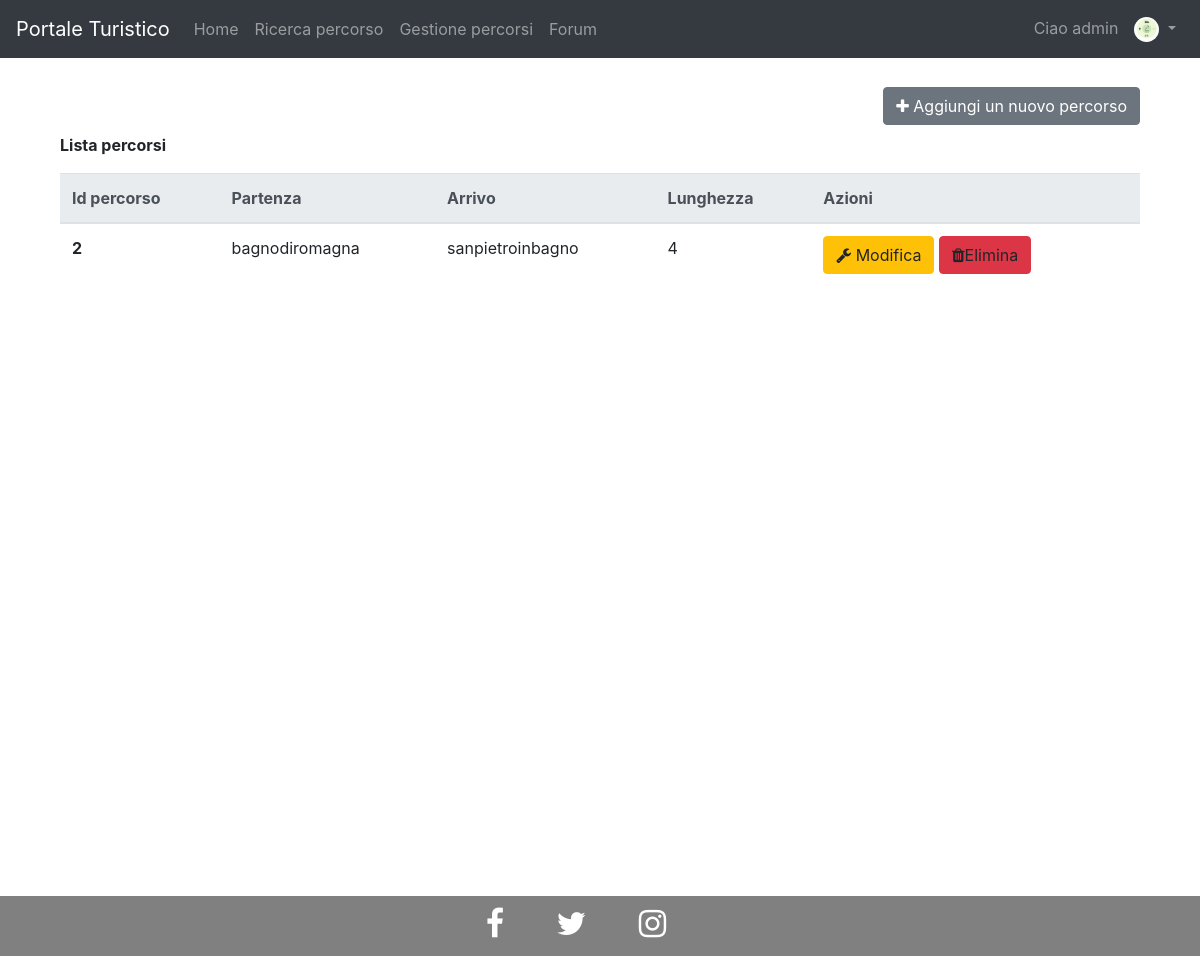
Screenshot of /path/show/ (signed in) with the database file from the repository.
### userManagement/models.py (models this page shows)
class Profile(models.Model):
    user = models.OneToOneField(User, on_delete=models.CASCADE, related_name='profile')
    avatar = models.ImageField(blank=True, default=static_avatar_path(), upload_to=user_directory_path)
    email = models.EmailField(blank=False, unique=True, default='user_{0}@default.com'.format(User.pk))

### pathManagement/models.py (models this page shows)
class Path(models.Model):
    activityChoices = (
        ('relax', 'Relax'),
        ('didattica', 'Didattica'),
        ('esplorazione', 'Esplorazione'),
        ('escursionismo', 'Escursionismo'),
    )
    locationChoices = (
        ('bagnodiromagna', 'Bagno di Romagna'),
        ('sanpietroinbagno', 'San Pietro in Bagno'),
        ('acquapartita', 'Acquapartita'),
        ('laghi', 'Laghi'),
        ('alfero', 'Alfero'),
    )
    difficultyChoices = (
        ('facile', 'Facile'),
        ('medio', 'Medio'),
        ('difficile', 'Difficile'),
    )
    contextChoices = (
        ('collinare', 'Collinare'),
        ('urbano', 'Urbano'),
        ('fluviale', 'Fluviale'),
        ('boschivo', 'Boschivo'),
        ('laghi', 'Laghi'),
    )
    transportChoices = (
        ('automobile', 'Automobile'),
        ('bicidacittà', 'Bici da città'),
        ('piedi', 'Piedi'),
        ('mountainbike', 'Mountain bike'),
    )
    audienceChoices = (
        ('famiglia', 'Famiglia'),
        ('gruppi', 'Gruppi'),
        ('coppie', 'Coppie'),
        ('mobilitàridotta', 'Mobilità ridotta'),
        ('escursionisti', 'Escursionisti'),
        ('sportivi', 'Sportivi'),
    )
    id = models.IntegerField(primary_key=True)
    activity = models.CharField(max_length=30, choices=activityChoices)
    start = models.CharField(max_length=30, choices=locationChoices)
    end = models.CharField(max_length=30, choices=locationChoices)
    gradient = models.IntegerField()
    walkTime = models.IntegerField()
    bikeTime = models.IntegerField(blank=True, default=0)
    carriageablePath = models.FloatField(blank=True, default=0)
    nonCarriageablePath = models.FloatField(blank=True, default=0)
    difficulty = MultiSelectField(choices=difficultyChoices)
    difficultyImage = models.ImageField(blank=False, upload_to=user_directory_path)
    context = MultiSelectField(choices=contextChoices)
    contextImage = models.ImageField(blank=False, upload_to=user_directory_path)
    transport = MultiSelectField(choices=transportChoices)
    transportImage = models.ImageField(blank=False, upload_to=user_directory_path)
    audience = MultiSelectField(choices=audienceChoices)
    audienceImage = models.ImageField(blank=False, upload_to=user_directory_path)
    path = models.ImageField(blank=False, upload_to=user_directory_path)

### pathManagement/views.py (the view)
# urls.py: path('show/', ShowPath.as_view(), name='showPath'),
class ShowPath(ListView):
    model = Path
    template_name = 'showPath.html'

### pathManagement/templates/showPath.html (shortened to what this page needs)
{% extends 'base.html' %}
{% block slideshow %}
    <div class="container py-4">
        <div class="col-md-12">
            <div class="text-right py-2">
                <a class="btn btn-secondary" role="button" href="{% url 'insertPath' %}">
                    <i class="fa fa-plus" aria-hidden="true"></i>
                    Aggiungi un nuovo percorso
                </a>
            </div>
            <p><b>Lista percorsi</b></p>
            <table class="table">
                <thead class="thead-light">
                <tr>
                    <th scope="col">Id percorso</th>
                    <th scope="col">Partenza</th>
                    <th scope="col">Arrivo</th>
                    <th scope="col">Lunghezza</th>
                    <th scope="col">Azioni</th>
                </tr>
                </thead>
                <tbody>
                {% for object in object_list %}
                    <tr>
                        <th scope="row">{{ object.id }}</th>
                        <td>{{ object.start }}</td>
                        <td>{{ object.end }}</td>
                        <td>{{ object.carriageablePath|add:object.nonCarriageablePath }}</td>
                        <td>
                            <a class="btn btn-warning" role="button" href=""><i class="fa fa-wrench"
                                                                                aria-hidden="true"></i>
                                Modifica
                            </a>
                            <a class="btn btn-danger" role="button" data-target="#removeModal" data-toggle="modal">
                                <i class="fa fa-trash" aria-hidden="true"></i>Elimina
                            </a>
                        </td>
                    </tr>
                {% empty %}
                    <p style="text-align: center">Nessun percorso ancora inserito, utilizza il pulsante
                        "Aggiungi
                        percorso"</p>
                {% endfor %}
                </tbody>
            </table>
        </div>
    </div>
{% endblock %}

### templates/base.html (shortened to what this page needs)
{% load static %}
<!doctype html>
<html lang="en">
<head>
    <link rel="stylesheet" href="https://stackpath.bootstrapcdn.com/bootstrap/4.5.0/css/bootstrap.min.css"
>
    <link rel="stylesheet" href="https://cdnjs.cloudflare.com/ajax/libs/font-awesome/4.7.0/css/font-awesome.min.css">
    <link rel="stylesheet" href="{% static 'css/style.css' %}">
</head>
<body>
<header>
    <nav class="navbar navbar-expand-md navbar-dark fixed-top bg-dark">
        <a class="navbar-brand" href="{% url 'homepage' %}">Portale Turistico</a>
        <div class="collapse navbar-collapse" id="navbarNav">
            <ul class="navbar-nav">
                <li class="nav-item">
                    <a class="nav-link" href="{% url 'homepage' %}">Home <span class="sr-only">(current)</span></a>
                </li>
                <li class="nav-item">
                    <a class="nav-link" href="#">Ricerca percorso</a>
                </li>
                {% if request.user.is_staff %}
                    <li class="nav-item">
                        <a class="nav-link" href="{% url 'showPath' %}">Gestione percorsi</a>
                    </li>
                {% endif %}
                <li class="nav-item">
                    <a class="nav-link" href="#">Forum</a>
                </li>
            </ul>
            {% if not user.is_authenticated %}
                <ul class="navbar-nav ml-auto">
                    <li class="nav-item">
                        <a class="nav-link" href="{% url 'login' %}">Accedi</a>
                    </li>
                    <li class="nav-item">
                        <a class="nav-link" href="{% url 'registration' %}">Registrati</a>
                    </li>
                </ul>
            {% else %}
                <ul class="navbar-nav ml-auto">
                    <li class="nav-link">Ciao {{ user.username }} </li>
                    <li class="nav-item dropdown">
                        <a class="nav-link dropdown-toggle" href="#" id="navbarDropdown" role="button"
                           data-toggle="dropdown" aria-haspopup="true" aria-expanded="false">
                            <img class="rounded-circle" width="25" height="25" src="{{ user.profile.avatar.url }}">
                        </a>
                    </li>
                </ul>
            {% endif %}
        </div>
    </nav>
    {% block slideshow %}{% endblock %}
</header>
<main class="py-5">
</main>
<footer>
    <div class="container">
        <div class="row">
            <div class="col-md-12 py-3">
                <div class="mb-2 flex-center">
                    <a class="fb-ic">
                        <i class="fa fa-facebook-f fa-lg white-text mr-md-5 mr-3 fa-2x"> </i>
                    </a>
                    <a class="tw-ic">
                        <i class="fa fa-twitter fa-lg white-text mr-md-5 mr-3 fa-2x"> </i>
                    </a>
                    <a class="ins-ic">
                        <i class="fa fa-instagram fa-lg white-text mr-md-5 mr-3 fa-2x"> </i>
                    </a>
                </div>
            </div>
        </div>
    </div>
</footer>
</body>
</html>

### static/css/style.css (style rules this page uses)
body { padding-top: 55px; height: 100%; position: relative; }
footer { position: relative; height: 60px; bottom: 0; width: 100%; background-color: gray; color: white; text-align: center; }
html, header, .view { height: 100%; }

### rows the page displays
Path: id "2", start "bagnodiromagna", end "sanpietroinbagno", carriageablePath|add "4"

### other values shown
{{ user.username }} "admin"
